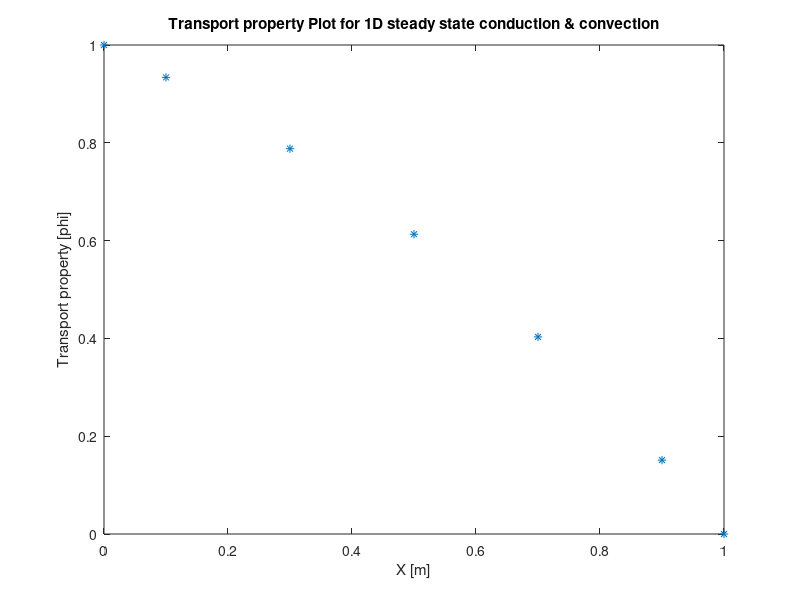

Recreate this plot in MATLAB.
%Code for 1d steady state diffusion and convection using FVM (CDS Scheme)
rho = 1; %density units must be kg/m^3
u = 0.1; %velocity units must be m/s
K = 0.1; %diffusion coeff units must be kg/m.s
L = 1; %length of 1d problem
n = 5; %node points
dx = L/n; %distance between points
phi_a = 1; %transport property at point a
phi_b = 0; %transport property at point a
F = rho*u; %flux 
D = K/dx; %diffusion 
fvm_x = dx/2:dx:(L-(dx/2)); %nodal distance values used for FVM
x = zeros(n+2,1); %creating matrix for x distance(m)
x(2,1) = dx/2; %second distance is equal to dx/2 which is first node point used in FVM
x(end) = L; %last element of x must be its length
for i = 3:n+1 %for loop for making the array x with nodal distances with A and B points
    x(i,1) = x(i-1,1) + dx; %array of nodal points distance values
end
ap = zeros(n,1); %preallocating array for ap coefficients
aw = zeros(n,1); %preallocating array for aw coefficients
ae = zeros(n,1); %preallocating array for ae coefficients
su = zeros(n,1); %preallocating array for su coefficients
sp = zeros(n,1); %preallocating array for sp coefficients
if u>0 
    for i = 2:n %for loop for making array for aw coefficients
        aw(i,1) = D + F; %aw coefficient value
    end
    for i = 1:n-1 %for loop for making array for ae coefficients
        ae(i,1) = D ; %ae coefficient value
    end
    for i = 2:n-1 %for loop for making array for ap coefficients
        ap(i,1) = (D + F) + (D); %ap coefficient value
    end
    for i = 1:n %for loop for making arrays for ap , su & sp coefficients
        if i==1 %if condition for node 1
            su(i,1) = (2*D + F)*phi_a;  %su coefficient value
            sp(i,1) = -(2*D + F);  %sp coefficient value
            ap(i,1) = (3*D + F);  %ap coefficient value
        elseif i==n %elseif condition for node n
            su(i,1) = (2*D)*phi_b;  %su coefficient value
            sp(i,1) = -(2*D);  %sp coefficient value
            ap(i,1) = (3*D + F);  %ap coefficient value
        end
    end
elseif u<0
    for i = 2:n %for loop for making array for aw coefficients
        aw(i,1) = D; %aw coefficient value
    end
    for i = 1:n-1 %for loop for making array for ae coefficients
        ae(i,1) = D - F; %ae coefficient value
    end
    for i = 2:n-1 %for loop for making array for ap coefficients
        ap(i,1) = (2*D - F); %ap coefficient value
    end
    for i = 1:n %for loop for making arrays for ap , su & sp coefficients
        if i==1 %if condition for node 1
            su(i,1) = (2*D)*phi_a;  %su coefficient value
            sp(i,1) = -(2*D);  %sp coefficient value
            ap(i,1) = (3*D - F);  %ap coefficient value
        elseif i==n %elseif condition for node n
            su(i,1) = (2*D - F)*phi_b;  %su coefficient value
            sp(i,1) = -(2*D - F);  %sp coefficient value
            ap(i,1) = (3*D - F);  %ap coefficient value
        end
    end
end
%solution with TDMA
%a, b, c are the column vectors for the compressed tridiagonal matrix, d is the right vector and x is the output which is solution
S = zeros(n,n); %preallocating array for solution
X = zeros(n,1); %preallocating array for solution
B = zeros(n,1); %preallocating array for solution
phi = zeros(n+2,1); %preallocating array for solution
a = zeros(n-1,1); %preallocating array for TDMA
b = zeros(n,1); %preallocating array for TDMA
c = zeros(n-1,1); %preallocating array for TDMA
d = zeros(n,1); %preallocating array for TDMA
phi(1) = phi_a; %first element is  phi_a
phi(end) = phi_b; %last element is phi_b
if u>0
    for i = 1:n %for loop for making arrays S & B
        if i==1 %if condition for node 1
            S(i,i) = (3*D + F); %ap value at node 1
            b(i,1) = (3*D + F); %ap value at node 1
            B(i,1) = (2*D + F)*phi_a; %su value at node 1
            d(i,1) = (2*D + F)*phi_a; %su value at node 1
        elseif i==n
            S(i,i) = (3*D + F); %ap value at node n
            b(i,1) = (3*D + F); %ap value at node n
            B(i,1) = (2*D)*phi_b; %su value at node n
            d(i,1) = (2*D)*phi_b; %su value at node n
        end
    end
    for i = 2:n-1 %for loop for making array S 
        S(i,i) = (2*D + F); %ap value at nodes 2 to n-1
        b(i,1) = (2*D + F); %ap value at nodes 2 to n-1
    end
    for i = 1:n-1 %for loop for making array S 
        S(i,i+1) = -(D); %ae value from node 1 to n-1
        c(i,1) = -(D); %ae value from node 1 to n-1
        S(i+1,i) = -(D + F); %aw value from node 2 to n
        a(i,1) = -(D + F); %aw value from node 2 to n
    end
elseif u<0
    for i = 1:n %for loop for making arrays S & B
        if i==1 %if condition for node 1
            S(i,i) = (3*D - F); %ap value at node 1
            b(i,1) = (3*D - F); %ap value at node 1
            B(i,1) = (2*D)*phi_a; %su value at node 1
            d(i,1) = (2*D)*phi_a; %su value at node 1
        elseif i==n
            S(i,i) = (3*D - F); %ap value at node n
            b(i,1) = (3*D - F); %ap value at node n
            B(i,1) = (2*D - F)*phi_b; %su value at node n
            d(i,1) = (2*D - F)*phi_b; %su value at node n
        end
    end
    for i = 2:n-1 %for loop for making array S 
        S(i,i) = (2*D - F); %ap value at nodes 2 to n-1
        b(i,1) = (2*D - F); %ap value at nodes 2 to n-1
    end
    for i = 1:n-1 %for loop for making array S 
        S(i,i+1) = -(D - F); %ae value from node 1 to n-1
        c(i,1) = -(D - F); %ae value from node 1 to n-1
        S(i+1,i) = -(D); %aw value from node 2 to n
        a(i,1) = -(D); %aw value from node 2 to n
    end
end
N = length(d); %N is the number of rows
c(1) = c(1) / b(1); %Division by zero risk
d(1) = d(1) / b(1); %Division by zero risk
for i = 2:N-1
    temp = b(i) - a(i) * c(i-1);
    c(i) = c(i) / temp;
    d(i) = (d(i) - a(i) * d(i-1))/temp;
end
%back substitution
d(N) = (d(N) - a(N-1) * d(N-1))/( b(N) - a(N-1) * c(N-1));
X(N,1) = d(N);
for i = N-1:-1:1
    X(i,1) = d(i,1) - c(i,1) * X(i + 1,1);
end
for i = 1:n
    phi(i+1,1) = X(i,1);
end
figure (1)
plot(x,phi,'*')
title('Transport property Plot for 1D steady state conduction & convection')
xlabel('X [m]')
ylabel('Transport property [phi]')
